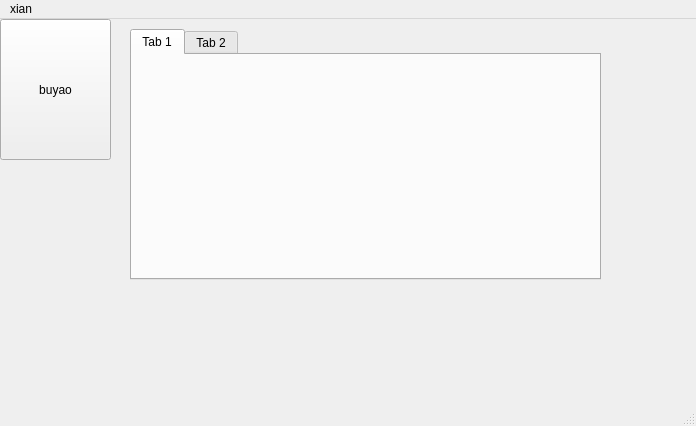
<?xml version="1.0" encoding="UTF-8"?>
<ui version="4.0">
 <class>MainWindow</class>
 <widget class="QMainWindow" name="MainWindow">
  <property name="geometry">
   <rect>
    <x>0</x>
    <y>0</y>
    <width>696</width>
    <height>426</height>
   </rect>
  </property>
  <property name="windowTitle">
   <string>MainWindow</string>
  </property>
  <property name="windowIcon">
   <iconset theme="edit-cut">
    <normaloff>.</normaloff>.</iconset>
  </property>
  <widget class="QWidget" name="centralwidget">
   <widget class="QPushButton" name="pushButton_msg">
    <property name="geometry">
     <rect>
      <x>0</x>
      <y>0</y>
      <width>111</width>
      <height>141</height>
     </rect>
    </property>
    <property name="text">
     <string>buyao</string>
    </property>
   </widget>
   <widget class="QTabWidget" name="tabWidget">
    <property name="geometry">
     <rect>
      <x>130</x>
      <y>10</y>
      <width>471</width>
      <height>251</height>
     </rect>
    </property>
    <property name="currentIndex">
     <number>0</number>
    </property>
    <widget class="QWidget" name="tab">
     <attribute name="title">
      <string>Tab 1</string>
     </attribute>
    </widget>
    <widget class="QWidget" name="tab_2">
     <attribute name="title">
      <string>Tab 2</string>
     </attribute>
    </widget>
   </widget>
  </widget>
  <widget class="QMenuBar" name="menubar">
   <property name="geometry">
    <rect>
     <x>0</x>
     <y>0</y>
     <width>696</width>
     <height>27</height>
    </rect>
   </property>
   <widget class="QMenu" name="menuxian">
    <property name="title">
     <string>xian</string>
    </property>
    <addaction name="actiondsds"/>
   </widget>
   <addaction name="menuxian"/>
  </widget>
  <widget class="QStatusBar" name="statusbar"/>
  <action name="actiondsds">
   <property name="text">
    <string>dsds</string>
   </property>
  </action>
 </widget>
 <resources/>
 <connections/>
</ui>
